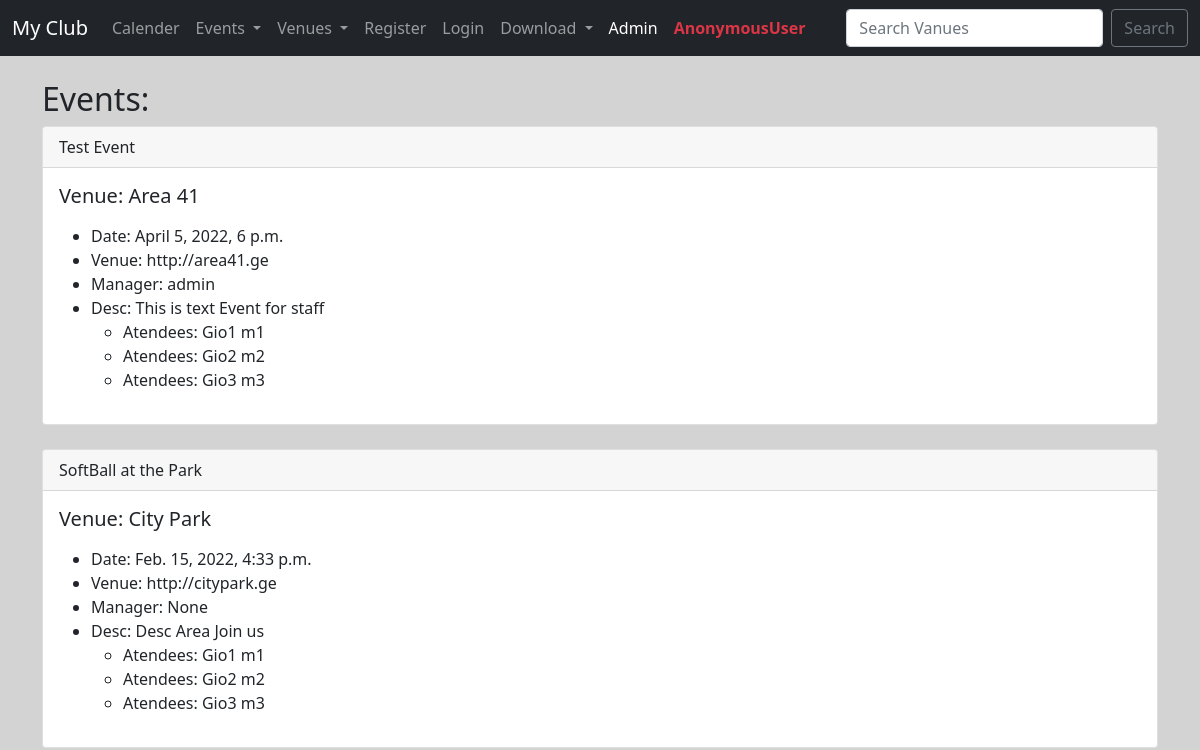
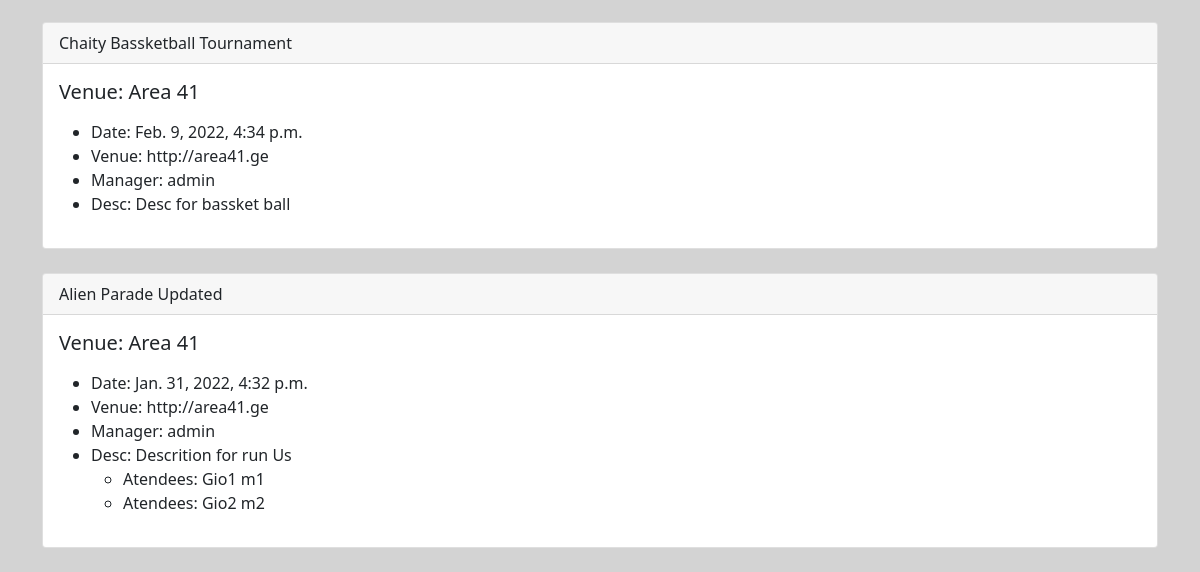
The app's page /events/, older data (2 pictures, top to bottom).
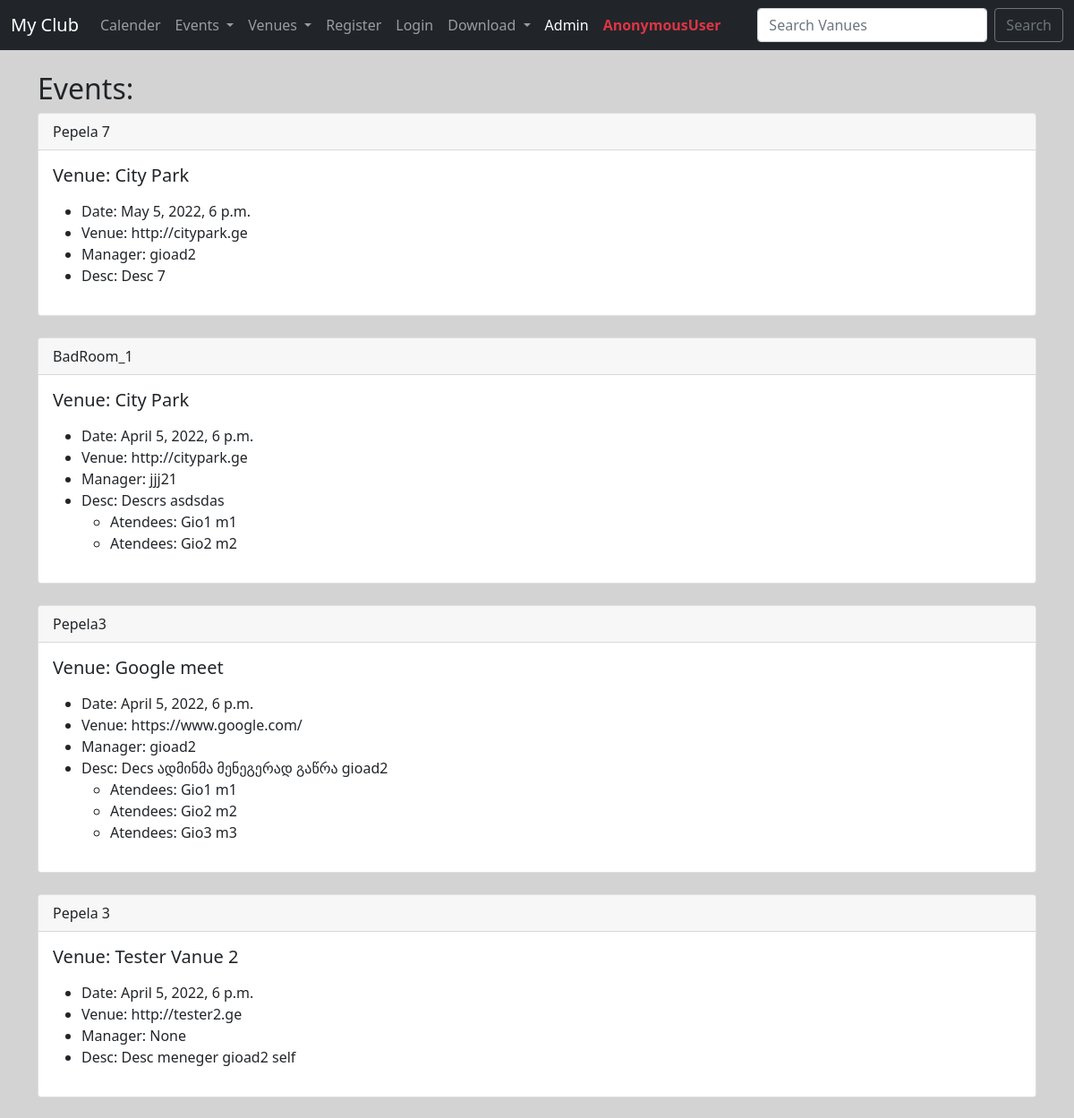
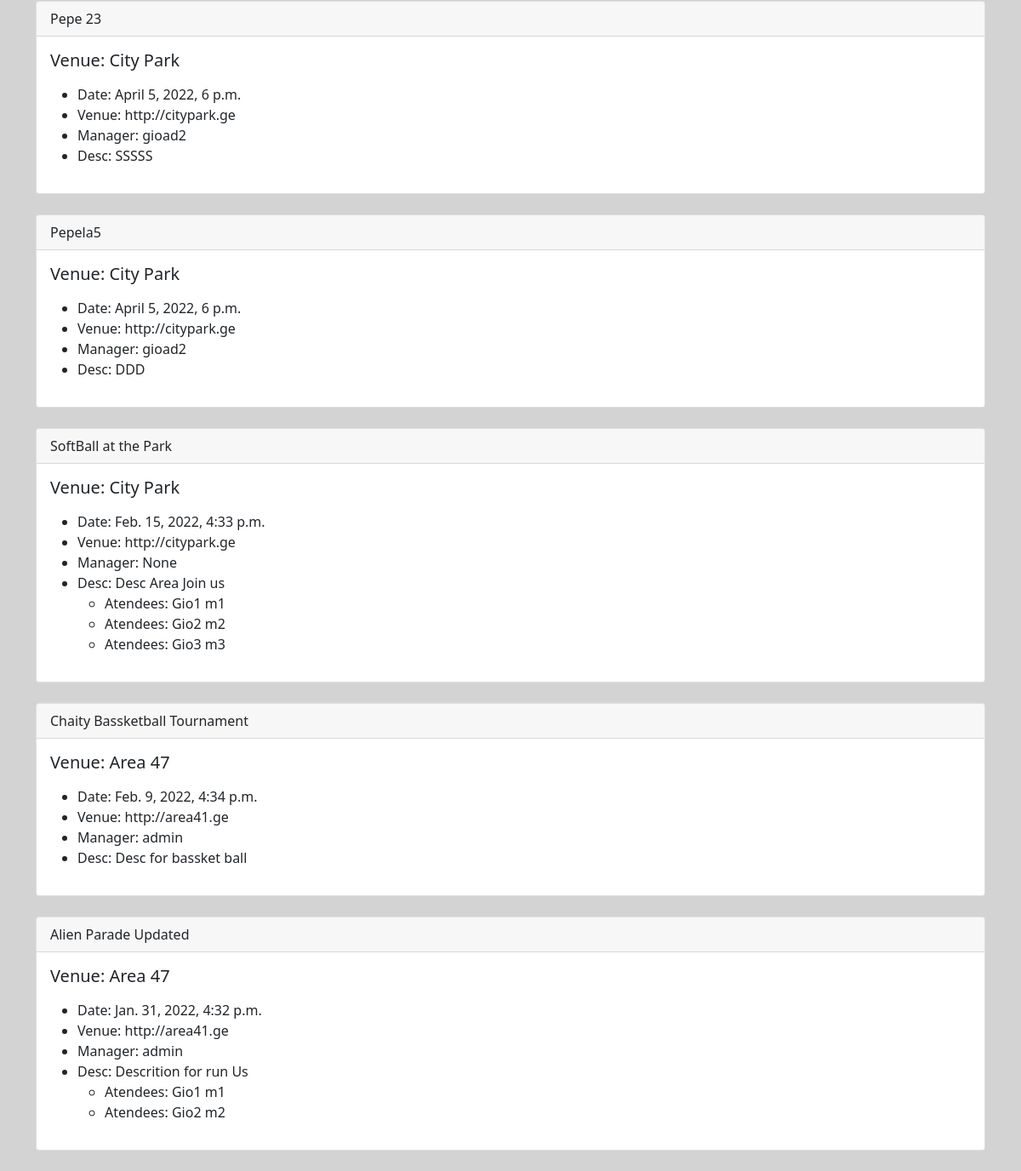
The same page, newer data (2 pictures, top to bottom).
### events/models.py (models this page shows)
class Event(models.Model):
    name =      models.CharField('Event Name', max_length=120)
    event_date = models.DateTimeField()
    venue  =    models.ForeignKey(Venue, blank=True, null=True, on_delete=models.CASCADE)
    manager =   models.ForeignKey(User, blank=True, null=True, on_delete=models.SET_NULL)
    description = models.TextField(blank=True, null=True)
    attendees = models.ManyToManyField(MyClubUser, blank=True)
    def __str__(self) -> str:
        return self.name

class Venue(models.Model):
    name =      models.CharField('Venue Name', max_length=120)
    address =   models.CharField(max_length=220)
    zip_code =  models.CharField('Zip Code', max_length=15)
    phone =     models.CharField('Contact Phone', max_length=120, blank=True)
    web =       models.URLField('Website Address', blank=True)
    email_address = models.EmailField('Email Address', blank=True)
    owner = models.IntegerField("Venue Owner", blank=False, default=1)
    def __str__(self) -> str:
        return self.name

class MyClubUser(models.Model):
    first_name =    models.CharField(max_length=244)
    last_name =    models.CharField(max_length=244)
    Email =    models.EmailField('User Email')
    def __str__(self) -> str:
        return self.first_name + ' ' + self.last_name

### events/views.py (the view)
# urls.py: path('events/', views.all_events,  name='list-events'),
def all_events(request):
    event_list = Event.objects.all().order_by('-event_date')
    return render(request, 'events/event_list.html', {'event_list':event_list})

### events/templates/events/event_list.html (shortened to what this page needs)
{% extends 'events/base.html' %}
{% block content %}
<h2> Events: </h2>
{% for item in event_list %}
<div class="card">
    <div class="card-header">
        {{ item }}
    </div>
    <div class="card-body">
        <h5 class="card-title">Venue: {{ item.venue }}</h5>
        <p class="card-text">
        <ul>
            <li>Date: {{ item.event_date }}</li>
            <li>Venue: {{ item.venue.web }}</li>
            <li>Manager: {{ item.manager }}</li>
            <li>Desc: {{ item.description }}</li>
            <ul>
                {% for user in item.attendees.all %}
                <li>Atendees: {{ user }}</li>
                {% endfor %}
            </ul>
        </ul>
        </p>
    </div>
</div>
<br>
{% endfor %}
{% endblock %}

### events/templates/events/base.html (shortened to what this page needs)
<!doctype html>
<html lang="en">
  <head>
    <link href="https://cdn.jsdelivr.net/npm/bootstrap@5.0.2/dist/css/bootstrap.min.css" rel="stylesheet">
  </head>
  <body>
    {% include 'events/navbar.html' %}
<br>
    <div class="container">
      {% block content %}
      {% endblock %}
    </div>
  </body>
</html>

### events/templates/events/navbar.html (shortened to what this page needs)
<nav class="navbar navbar-expand-lg navbar-dark bg-dark">
  <div class="container-fluid">
    <a class="navbar-brand" href="{% url 'home' %}">My Club</a>
  <div class="collapse navbar-collapse" id="navbarSupportedContent">
    <ul class="navbar-nav me-auto mb-2 mb-lg-0">
        <li class="nav-item">
          <a class="nav-link" href="{% url 'home' '2022' 'March' %}">Calender</a>
        </li>
        <li class="nav-item dropdown">
          <a class="nav-link dropdown-toggle" href="#" id="navbarDropdown" role="button" data-bs-toggle="dropdown"
            aria-expanded="false">
            Events
          </a>
        </li>
        <li class="nav-item dropdown">
          <a class="nav-link dropdown-toggle" href="#" id="navbarDropdown" role="button" data-bs-toggle="dropdown"
            aria-expanded="false">
            Venues
          </a>
        </li>
        {% if user.is_authenticated %}
        <li class="nav-item">
          <a class="nav-link" href="{% url 'logout' %}">Logout</a>
        </li>
        {% else %}
        <li class="nav-item">
          <a class="nav-link" href="{% url 'register' %}">Register</a>
        </li>
        <li class="nav-item">
          <a class="nav-link" href="{% url 'login' %}">Login</a>
        </li>
        {% endif %}
        <li class="nav-item dropdown">
          <a class="nav-link dropdown-toggle" href="#" id="navbarDropdown" role="button" data-bs-toggle="dropdown"
            aria-expanded="false">
            Download
          </a>
        </li>
        <li class="nav-item">
          <a class="nav-link active" aria-current="page" href="{% url 'admin:index' %}">Admin</a>
        </li>
        <li class="nav-item">
          <a class="nav-link active text-danger" aria-current="page" href="">
            <strong>
              {{ user }}
            </strong>
          </a>
        </li>
      </ul>
      <form class="d-flex" method="POST" action="{% url 'search_venue' %}">
        <input class="form-control me-2" type="search" placeholder="Search Vanues" aria-label="Search" name="q">
        <button class="btn btn-outline-secondary" type="submit">Search</button>
      </form>
    </div>
  </div>
</nav>

### events/templates/events/base.html (style rules this page uses)
body { background: lightgrey; }

Row changes from the older to the newer data that the page shows:
removed Event: name "Test Event", venue "Area 41", event_date "April 5, 2022, 6 p.m.", venue.web "http://area41.ge", manager "admin", description "This is text Event for staff", MyClubUser (first_name+last_name "Gio1 m1"), MyClubUser (first_name+last_name "Gio2 m2"), MyClubUser (first_name+last_name "Gio3 m3")
added Event: name "Pepela 7", venue "City Park", event_date "May 5, 2022, 6 p.m.", venue.web "http://citypark.ge", manager "gioad2", description "Desc 7"
added Event: name "BadRoom_1", venue "City Park", event_date "April 5, 2022, 6 p.m.", venue.web "http://citypark.ge", manager "jjj21", description "Descrs asdsdas", MyClubUser (first_name+last_name "Gio1 m1"), MyClubUser (first_name+last_name "Gio2 m2")
added Event: name "Pepela3", venue "Google meet", event_date "April 5, 2022, 6 p.m.", venue.web "https://www.google.com/", manager "gioad2", description "Decs ადმინმა მენეგერად გაწრა gioad2", MyClubUser (first_name+last_name "Gio1 m1"), MyClubUser (first_name+last_name "Gio2 m2"), MyClubUser (first_name+last_name "Gio3 m3")
added Event: name "Pepela 3", venue "Tester Vanue 2", event_date "April 5, 2022, 6 p.m.", venue.web "http://tester2.ge", manager "None", description "Desc meneger gioad2 self"
added Event: name "Pepe 23", venue "City Park", event_date "April 5, 2022, 6 p.m.", venue.web "http://citypark.ge", manager "gioad2", description "SSSSS"
added Event: name "Pepela5", venue "City Park", event_date "April 5, 2022, 6 p.m.", venue.web "http://citypark.ge", manager "gioad2", description "DDD"
changed through a linked row, Event "Chaity Bassketball Tournament": venue "Area 41" → "Area 47"
changed through a linked row, Event "Alien Parade Updated": venue "Area 41" → "Area 47"
